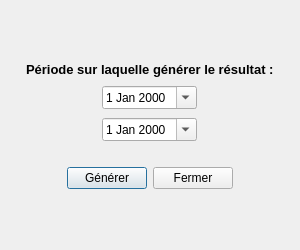
<?xml version="1.0" encoding="UTF-8"?>
<ui version="4.0">
 <class>GenerationResultatDialog</class>
 <widget class="QDialog" name="GenerationResultatDialog">
  <property name="geometry">
   <rect>
    <x>0</x>
    <y>0</y>
    <width>300</width>
    <height>250</height>
   </rect>
  </property>
  <property name="windowTitle">
   <string>Génération du résultat</string>
  </property>
  <layout class="QVBoxLayout" name="layoutGenerationResultat">
   <item>
    <spacer name="verticalSpacer_2">
     <property name="orientation">
      <enum>Qt::Vertical</enum>
     </property>
     <property name="sizeType">
      <enum>QSizePolicy::MinimumExpanding</enum>
     </property>
     <property name="sizeHint" stdset="0">
      <size>
       <width>20</width>
       <height>20</height>
      </size>
     </property>
    </spacer>
   </item>
   <item>
    <layout class="QVBoxLayout" name="layoutChoixDate">
     <property name="spacing">
      <number>9</number>
     </property>
     <property name="bottomMargin">
      <number>0</number>
     </property>
     <item alignment="Qt::AlignHCenter">
      <widget class="QLabel" name="labelChoixDate">
       <property name="sizePolicy">
        <sizepolicy hsizetype="Fixed" vsizetype="Fixed">
         <horstretch>0</horstretch>
         <verstretch>0</verstretch>
        </sizepolicy>
       </property>
       <property name="text">
        <string>&lt;html&gt;&lt;head/&gt;&lt;body&gt;&lt;p&gt;&lt;span style=&quot; font-size:10pt; font-weight:600;&quot;&gt;Période sur laquelle générer le résultat :&lt;/span&gt;&lt;/p&gt;&lt;/body&gt;&lt;/html&gt;</string>
       </property>
      </widget>
     </item>
     <item alignment="Qt::AlignHCenter">
      <widget class="QDateEdit" name="choixDateDebut">
       <property name="sizePolicy">
        <sizepolicy hsizetype="Fixed" vsizetype="Fixed">
         <horstretch>0</horstretch>
         <verstretch>0</verstretch>
        </sizepolicy>
       </property>
       <property name="calendarPopup">
        <bool>true</bool>
       </property>
      </widget>
     </item>
     <item alignment="Qt::AlignHCenter">
      <widget class="QDateEdit" name="choixDateFin">
       <property name="sizePolicy">
        <sizepolicy hsizetype="Fixed" vsizetype="Fixed">
         <horstretch>0</horstretch>
         <verstretch>0</verstretch>
        </sizepolicy>
       </property>
       <property name="calendarPopup">
        <bool>true</bool>
       </property>
      </widget>
     </item>
    </layout>
   </item>
   <item>
    <spacer name="verticalSpacer_3">
     <property name="orientation">
      <enum>Qt::Vertical</enum>
     </property>
     <property name="sizeType">
      <enum>QSizePolicy::Fixed</enum>
     </property>
     <property name="sizeHint" stdset="0">
      <size>
       <width>20</width>
       <height>20</height>
      </size>
     </property>
    </spacer>
   </item>
   <item>
    <layout class="QHBoxLayout" name="layoutBoutons">
     <item>
      <spacer name="horizontalSpacer">
       <property name="orientation">
        <enum>Qt::Horizontal</enum>
       </property>
       <property name="sizeHint" stdset="0">
        <size>
         <width>40</width>
         <height>20</height>
        </size>
       </property>
      </spacer>
     </item>
     <item>
      <widget class="QPushButton" name="boutonGenerer">
       <property name="sizePolicy">
        <sizepolicy hsizetype="Fixed" vsizetype="Fixed">
         <horstretch>0</horstretch>
         <verstretch>0</verstretch>
        </sizepolicy>
       </property>
       <property name="text">
        <string>Générer</string>
       </property>
      </widget>
     </item>
     <item>
      <widget class="QPushButton" name="boutonFermer">
       <property name="sizePolicy">
        <sizepolicy hsizetype="Fixed" vsizetype="Fixed">
         <horstretch>0</horstretch>
         <verstretch>0</verstretch>
        </sizepolicy>
       </property>
       <property name="text">
        <string>Fermer</string>
       </property>
      </widget>
     </item>
     <item>
      <spacer name="horizontalSpacer_2">
       <property name="orientation">
        <enum>Qt::Horizontal</enum>
       </property>
       <property name="sizeHint" stdset="0">
        <size>
         <width>40</width>
         <height>20</height>
        </size>
       </property>
      </spacer>
     </item>
    </layout>
   </item>
   <item>
    <spacer name="verticalSpacer">
     <property name="orientation">
      <enum>Qt::Vertical</enum>
     </property>
     <property name="sizeType">
      <enum>QSizePolicy::MinimumExpanding</enum>
     </property>
     <property name="sizeHint" stdset="0">
      <size>
       <width>20</width>
       <height>20</height>
      </size>
     </property>
    </spacer>
   </item>
  </layout>
 </widget>
 <resources/>
 <connections/>
</ui>
